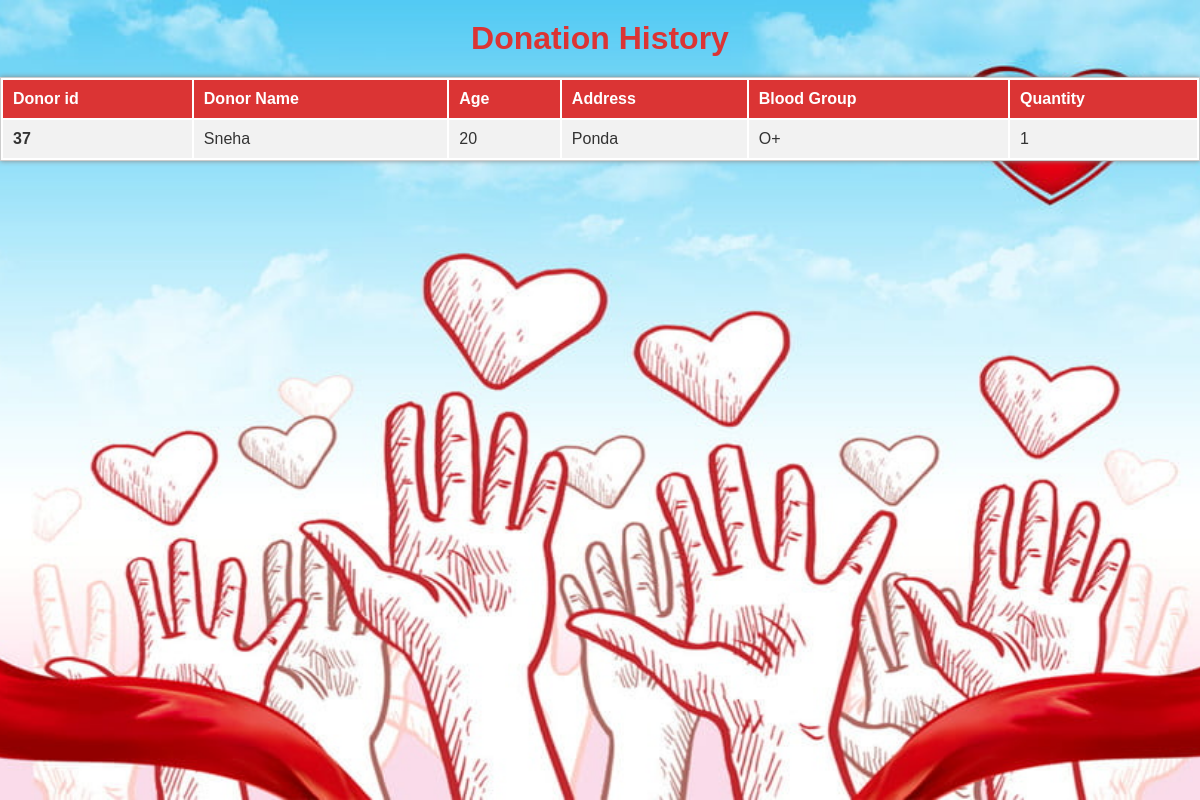
/donation_history.php, run on the app's committed database.
### tables this page shows
CREATE TABLE `history` (
  `id` int(11) NOT NULL,
  `donor_id` int(11) NOT NULL,
  `Bgrp` varchar(4) NOT NULL,
  `qty` int(11) NOT NULL
);

CREATE TABLE `donor_details` (
  `id` int(11) NOT NULL,
  `donor_id` int(11) NOT NULL,
  `dname` varchar(35) NOT NULL,
  `daddress` varchar(50) NOT NULL,
  `dage` int(8) NOT NULL,
  `dgender` text NOT NULL,
  `dbgrp` varchar(4) NOT NULL,
  `dhbin` float NOT NULL,
  `ddisease` varchar(255) DEFAULT NULL
);

### donation_history.php (the view, shortened to what this page needs)
<?php
include 'db_config.php'
?>
<!DOCTYPE html>
<html lang="en">
<head>
    <link rel="stylesheet" href="css/donationhistory.css">
</head>
<body>
<img class="bg" src="images\bb1.jpg">
<h1>Donation History</h1>
    <table border="2" >
            <th>Donor id</th>
            <th>Donor Name</th>
            <th>Age</th>
            <th>Address</th>
            <th>Blood Group</th>
            <th>Quantity</th>
        <tr>
           <?php
            $q="SELECT `history`.donor_id , `dname`,`dage`, `daddress`, `dbgrp`, `qty` FROM history JOIN donor_details ON history.donor_id=donor_details.id";
            $result=mysqli_query($conn,$q);
            while($row=mysqli_fetch_assoc($result))
            {
                ?>
            <td> <?php echo $row['donor_id']; ?> </td>
            <td> <?php echo $row['dname']; ?> </td>
            <td> <?php echo $row['dage']; ?> </td>
            <td> <?php echo $row['daddress']; ?> </td>
            <td> <?php echo $row['dbgrp']; ?> </td>
            <td> <?php echo $row['qty']; ?> </td>
            </tr>
            <?php
            }
            ?>
    </table>
</body>
</html>

### css/donationhistory.css (style rules this page uses)
body, h1, h2, p, table, tr, td, th, form, label, input, button, a { margin: 0; padding: 0; border: 0; }
body { background-color: #f5f5f5; font-family: Arial, sans-serif; color: #333; }
h1 { text-align: center; margin: 20px 0; color: #db3434; }
table { width: 100%; margin-top: 20px; border: 1px solid #ccc; }
th, td { padding: 10px; text-align: left; }
th { background-color: #db3434; color: #fff; }
table { width: 100%; margin-top: 20px; border: 1px solid #ccc; background-color: #fff; box-shadow: 0px 0px 5px #888888; }
th { background-color: #db3434; color: #fff; font-weight: bold; padding: 10px; text-align: left; }
tr:nth-child(even) { background-color: #f2f2f2; }
td { padding: 10px; text-align: left; }
td:first-child { font-weight: bold; }
.bg { width: 105%; position: absolute; z-index: -1; position: absolute; top: 0; left: 0; object-fit: cover; width: 100%; height: 100%; pointer-events: none; background-image: linear-gradient(rgba(1, 0, 5, 0.6),rgba(4, 1, 17, 0.6)); }

### data on the page
history: donor "37", donor.dname "Sneha", donor.dage "20", donor.daddress "Ponda", donor.dbgrp "O+", qty "1"
